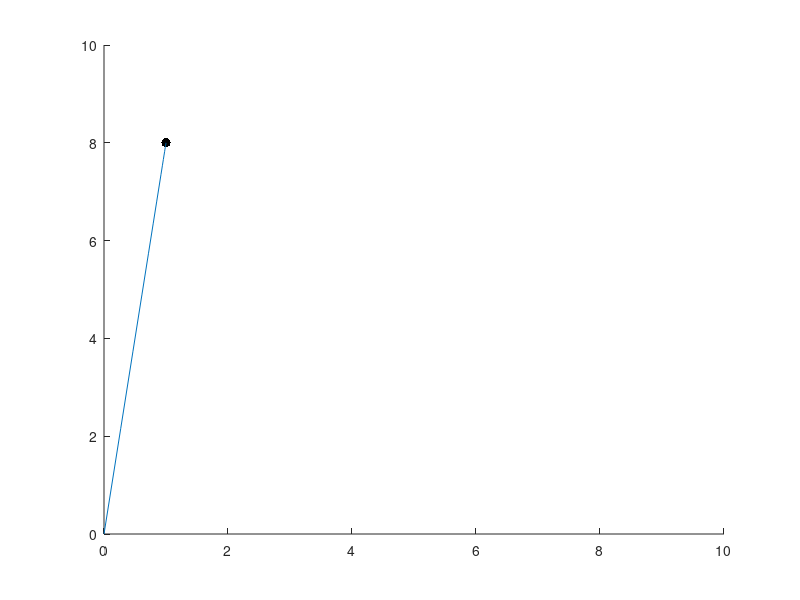

Write MATLAB code to recreate this figure.
clear all;
close all;
clc;

%% LQR

% Initialization
p = [1;8];
dt = 0.01;
N = 100;
l = 1:N;
x = zeros(2,length(l));
x(:,1) = [0;0];
u = zeros(2,length(l));

A = eye(2,2);
Q = [10, 0;
    0, 10];
R = 0.01*eye(2,2);
P = cell(1,N);
Qf = [10, 0;
    0, 10];
P{N} = Qf;
B = dt*[1, 0;
     0, 1];

% LQR algorithm
for i=N:-1:2
    P{i-1} = Q+A'*P{i}*A-A'*P{i}*B*inv(R+B'*P{i}*B)*B'*P{i}*A;
end

for t=1:N-1
    K = inv(R+B'*P{t+1}*B)*B'*P{t+1}*A; % non usiamo P(1)?
    u(:,t) = -K*(x(:,t)-p);
    x(:,t+1) = A*x(:,t) + B*u(:,t);
    fprintf('---------------------------------------------------------\n')
    fprintf('Time instant %d\n', t)
    fprintf('Actual State: [%d, %d\n', x(1,t), x(2,t));
    fprintf('Desired State: [%d, %d]\n', p(1), p(2));
    fprintf('Error: %d\n', sqrt((x(1,t)-p(1))^2+(x(2,t)-p(2))^2));
end
%% Plots

figure(1), clf, hold on;
plot(p(1), p(2),'k.','MarkerSize',20);
plot(x(1,:), x(2,:));
xlim([0 10])
ylim([0 10])